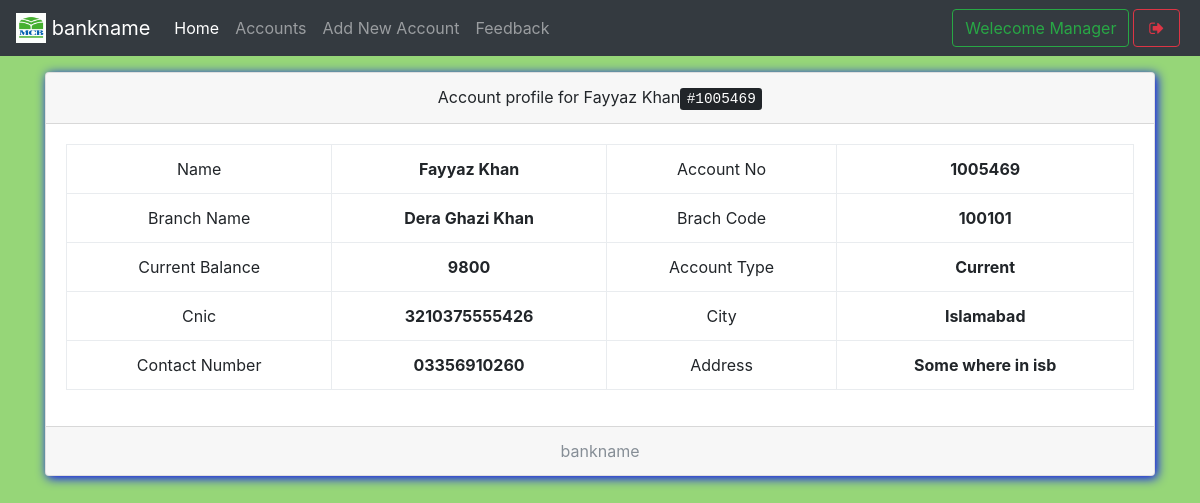
The app's page /show.php?id=1 (signed in) with its own data.
### tables this page shows
CREATE TABLE `useraccounts` (
  `id` int(11) NOT NULL,
  `email` text NOT NULL,
  `password` text NOT NULL,
  `name` varchar(111) NOT NULL,
  `balance` varchar(111) NOT NULL,
  `cnic` varchar(111) NOT NULL,
  `number` varchar(111) NOT NULL,
  `city` varchar(111) NOT NULL,
  `address` varchar(111) NOT NULL,
  `source` varchar(111) NOT NULL,
  `accountNo` varchar(111) NOT NULL,
  `branch` varchar(111) NOT NULL,
  `accountType` varchar(111) NOT NULL,
  `date` timestamp NOT NULL DEFAULT CURRENT_TIMESTAMP
);

CREATE TABLE `branch` (
  `branchId` int(11) NOT NULL,
  `branchNo` varchar(111) NOT NULL,
  `branchName` varchar(111) NOT NULL
);

### show.php (the view, shortened to what this page needs)
<!DOCTYPE html>
<html>
<head>
  <?php require 'assets/autoloader.php'; ?>
  <?php require 'assets/function.php'; ?>
</head>
<body style="background:#96D678;background-size: 100%">
<nav class="navbar navbar-expand-lg navbar-dark bg-dark fixed-top">
 <a class="navbar-brand" href="#">
    <img src="images/logo.png" width="30" height="30" class="d-inline-block align-top" alt="">
   <?php echo bankname; ?>
  </a>
  <div class="collapse navbar-collapse" id="navbarSupportedContent">
    <ul class="navbar-nav mr-auto">
      <li class="nav-item ">
        <a class="nav-link active" href="mindex.php">Home <span class="sr-only">(current)</span></a>
      </li>
      <li class="nav-item ">  <a class="nav-link" href="maccounts.php">Accounts</a></li>
      <li class="nav-item ">  <a class="nav-link" href="maddnew.php">Add New Account</a></li>
      <li class="nav-item ">  <a class="nav-link" href="mfeedback.php">Feedback</a></li>
    </ul>
    <?php include 'msideButton.php'; ?>
  </div>
</nav><br><br><br>
<?php
  $array = $con->query("select * from useraccounts,branch where useraccounts.id = '$_GET[id]' AND useraccounts.branch = branch.branchId");
  $row = $array->fetch_assoc();
 ?>
<div class="container">
<div class="card w-100 text-center shadowBlue">
  <div class="card-header">
    Account profile for <?php echo $row['name'];echo "<kbd>#";echo $row['accountNo'];echo "</kbd>"; ?>
  </div>
  <div class="card-body">
    <table class="table table-bordered">
      <tbody>
        <tr>
          <td>Name</td>
          <th><?php echo $row['name'] ?></th>
          <td>Account No</td>
          <th><?php echo $row['accountNo'] ?></th>
        </tr><tr>
          <td>Branch Name</td>
          <th><?php echo $row['branchName'] ?></th>
          <td>Brach Code</td>
          <th><?php echo $row['branchNo'] ?></th>
        </tr><tr>
          <td>Current Balance</td>
          <th><?php echo $row['balance'] ?></th>
          <td>Account Type</td>
          <th><?php echo $row['accountType'] ?></th>
        </tr><tr>
          <td>Cnic</td>
          <th><?php echo $row['cnic'] ?></th>
          <td>City</td>
          <th><?php echo $row['city'] ?></th>
        </tr><tr>
          <td>Contact Number</td>
          <th><?php echo $row['number'] ?></th>
          <td>Address</td>
          <th><?php echo $row['address'] ?></th>
        </tr>
      </tbody>
    </table>
  </div>
  <div class="card-footer text-muted">
    <?php echo bankname; ?>
  </div>
</div>
</body>
</html>

### css/custom.css (style rules this page uses)
.shadowBlue { box-shadow: 2px 2px 11px blue }

### records on screen
useraccounts: name "Fayyaz Khan", accountNo "1005469", branch.branchName "Dera Ghazi Khan", branch.branchNo "100101", balance "9800", accountType "Current", cnic "3210375555426", city "Islamabad", number "03356910260", address "Some where in isb"

### other values on screen
bankname "bankname"
